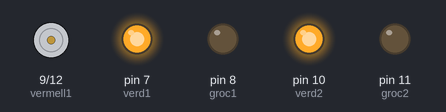
A sketch run on a simulated Arduino Uno, built with avr-gcc and run on an emulated ATmega328P. Parts: motor-driver pin pairs drawn as motors (green arrow = first pin HIGH = forward, orange = second pin HIGH = backward, longer = more drive), output pins drawn as LEDs (lit = HIGH).

Above: at 1.0 s.
At 2.2 s:
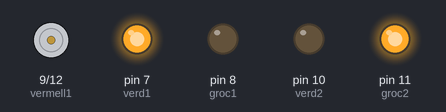
At 3.7 s:
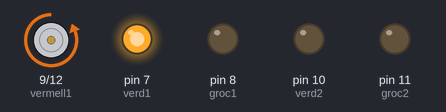
At 5.2 s:
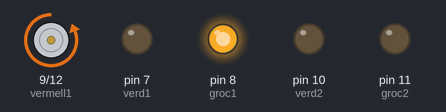
At 5.7 s:
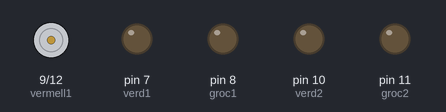
Timing chart, 0 to 7.8 s (numbered marks = the images above):
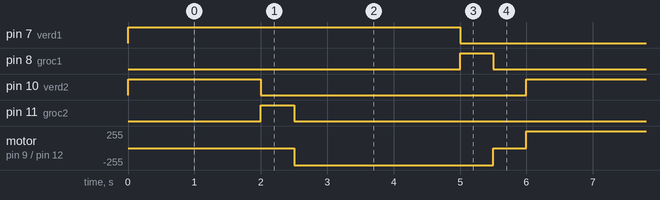

Measured:
- by itself, pin 7 (verd1), pin 10 (verd2): alternates HIGH for 2.0 s and LOW for 4.0 s
- by itself, pin 8 (groc1), pin 11 (groc2): alternates HIGH for 0.50 s and LOW for 5.5 s
- by itself, motor on pin 9 (vermell1) / pin 12 (vermell2): repeats every 6.0 s: stopped 0.50 s, forward 255/255 2.5 s, stopped 0.50 s, backward 255/255 2.5 s

The sketch:

Projecte_2._Cru_lla_de_sem_fors.ino
```cpp
/**********************************************************************************
**                                                                               **
**                          Projecte 2. Cruïlla de semàfors                      **
**                                                                               **
**                                 Programa2                                     **
**                                                                               **
**********************************************************************************/

//********** Includes *************************************************************

//********** Variables ************************************************************

const int verd1 = 7;          // donar nom al pin 7 de l’Arduino
const int groc1 = 8;          // donar nom al pin 8 de l’Arduino
const int vermell1 = 9;       // donar nom al pin 9 de l’Arduino
const int verd2 = 10;         // donar nom al pin 10 de l’Arduino
const int groc2 = 11;         // donar nom al pin 11 de l’Arduino
const int vermell2 = 12;      // donar nom al pin 12 de l’Arduino
int pausa = 500;             // definir variable de temps en ms

//********** Setup ****************************************************************

void setup()
{
  pinMode(verd1, OUTPUT);     // definir el pin 7 com una sortida
  pinMode(groc1, OUTPUT);     // definir el pin 8 com una sortida
  pinMode(vermell1, OUTPUT);     // definir el pin 9 com una sortida
  pinMode(verd2, OUTPUT);     // definir el pin 10 com una sortida
  pinMode(groc2, OUTPUT);     // definir el pin 11 com una sortida
  pinMode(vermell2, OUTPUT);     // definir el pin 12 com una sortida

  digitalWrite(verd1, HIGH);    // posar a 5V el pin 7
  digitalWrite(groc1, LOW);    // posar a 0V el pin 8
  digitalWrite(vermell1, LOW);     // posar a 0V el pin 9
  digitalWrite(verd2, HIGH);    // posar a 5V el pin 10
  digitalWrite(groc2, LOW);    // posar a 0V el pin 11
  digitalWrite(vermell2, LOW);     // posar a 0V el pin 12
}


//********** Loop *****************************************************************
void loop()
{

  digitalWrite(vermell2, LOW);    // posar a 0V el pin 12
  digitalWrite(verd2, HIGH);    // posar a 5V el pin 10

  delay(4*pausa);                  // es queden leds 500ms encesos

  digitalWrite(verd2, LOW);    // posar a 0V el pin 10
  digitalWrite(groc2, HIGH);    // posar a 5V el pin 11

  delay(pausa);                  // es queden leds 500ms encesos

  digitalWrite(groc2, LOW);    // posar a 0V el pin 11
  digitalWrite(vermell2, HIGH);    // posar a 5V el pin 12

  delay(pausa);                  // es queden leds 500ms encesos

  digitalWrite(vermell1, LOW);  // posar a 0V el pin 9
  digitalWrite(verd1, HIGH);    // posar a 5V el pin 7

  delay(4*pausa);                  // es queden leds 500ms encesos

  digitalWrite(verd1, LOW);    // posar a 0V el pin 7
  digitalWrite(groc1, HIGH);    // posar a 5V el pin 8

  delay(pausa);                  // es queden leds 500ms apagats

  digitalWrite(groc1, LOW);    // posar a 0V el pin 8
  digitalWrite(vermell1, HIGH);     // posar a 5V el pin 9

  delay(pausa);                  // es queden leds 500ms apagats
}

//********** Funcions *************************************************************
```
